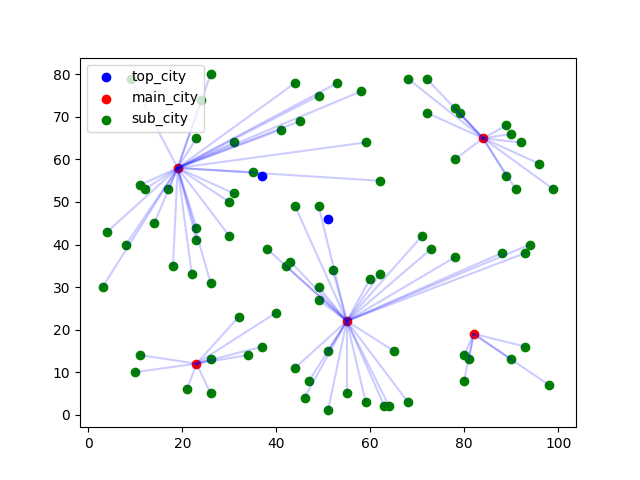

The Python source for this figure:
import matplotlib.pyplot as plt
from utils import *
import torch

top_server_pos_x, top_server_pos_y, main_server_pos_x, main_server_pos_y, sub_server_pos_x, sub_server_pos_y = processData()
first_cluster = []
second_cluster = []
third_cluster = []
fourth_cluster = []
fifth_cluster = []


def initDistance():
    return get_distance()
    # return get_total_distance(plot=False)


def updateDistance(distanceTensor: torch.tensor, target_idx, group_idx):
    distanceTensor[:, target_idx] = 10000
    target_x = sub_server_pos_x[target_idx]
    target_y = sub_server_pos_y[target_idx]
    for i in range(84):
        original_distance = distanceTensor[group_idx, i]
        if original_distance == 10000:
            continue
        new_distance = distance((target_x, target_y), (sub_server_pos_x[i], sub_server_pos_y[i]))
        if new_distance < original_distance:
            distanceTensor[group_idx, i] = new_distance
    return distanceTensor


def getOneItem(Distance: torch.tensor):
    rowvalues, rowidx = torch.min(Distance, dim=1)  # size=5
    columnvalues, columnidx = torch.min(rowvalues, dim=0)
    if columnidx == 0:
        first_cluster.append(rowidx[columnidx].item())
    elif columnidx == 1:
        second_cluster.append(rowidx[columnidx].item())
    elif columnidx == 2:
        third_cluster.append(rowidx[columnidx].item())
    elif columnidx == 3:
        fourth_cluster.append(rowidx[columnidx].item())
    else:
        fifth_cluster.append(rowidx[columnidx].item())
    return updateDistance(Distance, rowidx[columnidx], columnidx)


distance_tensor = initDistance()
for i in range(84):
    distance_tensor = getOneItem(distance_tensor)
# print(first_cluster)
# print(second_cluster)
# print(third_cluster)
# print(fourth_cluster)
# print(fifth_cluster)
def plot_cluster(cluster, idx):
    original_point_x = main_server_pos_x[idx]
    original_point_y = main_server_pos_y[idx]
    for i in range(len(cluster)):
        point_x = sub_server_pos_x[cluster[i]]
        point_y = sub_server_pos_y[cluster[i]]
        plt.plot([original_point_x, point_x],[original_point_y, point_y], 'b', alpha=0.2)




plot_basic()
plot_cluster(first_cluster, 0)
plot_cluster(second_cluster, 1)
plot_cluster(third_cluster, 2)
plot_cluster(fourth_cluster, 3)
plot_cluster(fifth_cluster, 4)
plt.savefig('second.png')
plt.show()